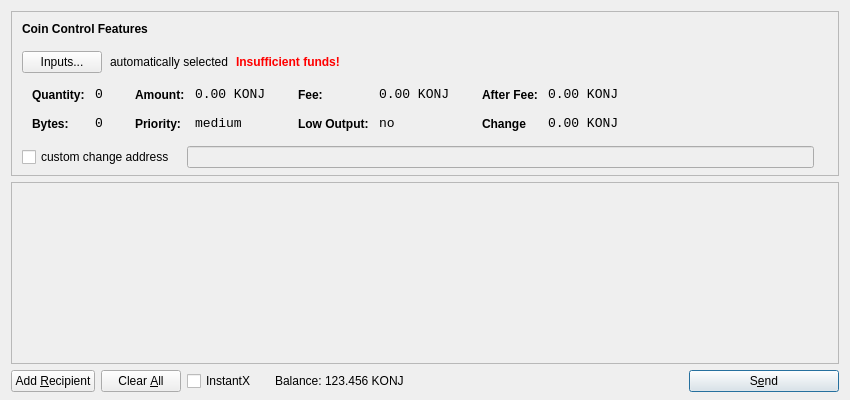
<?xml version="1.0" encoding="UTF-8"?>
<ui version="4.0">
 <class>SendCoinsDialog</class>
 <widget class="QDialog" name="SendCoinsDialog">
  <property name="geometry">
   <rect>
    <x>0</x>
    <y>0</y>
    <width>850</width>
    <height>400</height>
   </rect>
  </property>
  <property name="windowTitle">
   <string>Send Coins</string>
  </property>
  <property name="styleSheet">
   <string notr="true"/>
  </property>
  <layout class="QVBoxLayout" name="verticalLayout" stretch="0,1,0">
   <property name="bottomMargin">
    <number>8</number>
   </property>
   <item>
    <widget class="QFrame" name="frameCoinControl">
     <property name="sizePolicy">
      <sizepolicy hsizetype="Expanding" vsizetype="Expanding">
       <horstretch>0</horstretch>
       <verstretch>0</verstretch>
      </sizepolicy>
     </property>
     <property name="maximumSize">
      <size>
       <width>16777215</width>
       <height>16777215</height>
      </size>
     </property>
     <property name="frameShape">
      <enum>QFrame::StyledPanel</enum>
     </property>
     <property name="frameShadow">
      <enum>QFrame::Sunken</enum>
     </property>
     <layout class="QVBoxLayout" name="verticalLayoutCoinControl2">
      <property name="spacing">
       <number>6</number>
      </property>
      <property name="leftMargin">
       <number>0</number>
      </property>
      <property name="topMargin">
       <number>0</number>
      </property>
      <property name="rightMargin">
       <number>0</number>
      </property>
      <property name="bottomMargin">
       <number>6</number>
      </property>
      <item>
       <layout class="QVBoxLayout" name="verticalLayoutCoinControl" stretch="0,0,0,0,1">
        <property name="spacing">
         <number>0</number>
        </property>
        <property name="leftMargin">
         <number>10</number>
        </property>
        <property name="topMargin">
         <number>10</number>
        </property>
        <item>
         <layout class="QHBoxLayout" name="horizontalLayoutCoinControl1">
          <property name="bottomMargin">
           <number>15</number>
          </property>
          <item>
           <widget class="QLabel" name="labelCoinControlFeatures">
            <property name="sizePolicy">
             <sizepolicy hsizetype="Preferred" vsizetype="Maximum">
              <horstretch>0</horstretch>
              <verstretch>0</verstretch>
             </sizepolicy>
            </property>
            <property name="font">
             <font>
              <weight>75</weight>
              <bold>true</bold>
             </font>
            </property>
            <property name="styleSheet">
             <string notr="true">font-weight:bold;</string>
            </property>
            <property name="text">
             <string>Coin Control Features</string>
            </property>
           </widget>
          </item>
         </layout>
        </item>
        <item>
         <layout class="QHBoxLayout" name="horizontalLayoutCoinControl2" stretch="0,0,0,0">
          <property name="spacing">
           <number>8</number>
          </property>
          <property name="bottomMargin">
           <number>10</number>
          </property>
          <item>
           <widget class="QPushButton" name="pushButtonCoinControl">
            <property name="styleSheet">
             <string notr="true"/>
            </property>
            <property name="text">
             <string>Inputs...</string>
            </property>
           </widget>
          </item>
          <item>
           <widget class="QLabel" name="labelCoinControlAutomaticallySelected">
            <property name="text">
             <string>automatically selected</string>
            </property>
            <property name="margin">
             <number>5</number>
            </property>
           </widget>
          </item>
          <item>
           <widget class="QLabel" name="labelCoinControlInsuffFunds">
            <property name="font">
             <font>
              <weight>75</weight>
              <bold>true</bold>
             </font>
            </property>
            <property name="styleSheet">
             <string notr="true">color:red;font-weight:bold;</string>
            </property>
            <property name="text">
             <string>Insufficient funds!</string>
            </property>
            <property name="margin">
             <number>5</number>
            </property>
           </widget>
          </item>
          <item>
           <spacer name="horizontalSpacerCoinControl">
            <property name="orientation">
             <enum>Qt::Horizontal</enum>
            </property>
            <property name="sizeHint" stdset="0">
             <size>
              <width>40</width>
              <height>1</height>
             </size>
            </property>
           </spacer>
          </item>
         </layout>
        </item>
        <item>
         <widget class="QWidget" name="widgetCoinControl" native="true">
          <property name="sizePolicy">
           <sizepolicy hsizetype="Preferred" vsizetype="Preferred">
            <horstretch>0</horstretch>
            <verstretch>0</verstretch>
           </sizepolicy>
          </property>
          <property name="minimumSize">
           <size>
            <width>0</width>
            <height>0</height>
           </size>
          </property>
          <property name="styleSheet">
           <string notr="true"/>
          </property>
          <layout class="QHBoxLayout" name="horizontalLayoutCoinControl5">
           <property name="leftMargin">
            <number>0</number>
           </property>
           <property name="topMargin">
            <number>0</number>
           </property>
           <property name="rightMargin">
            <number>0</number>
           </property>
           <property name="bottomMargin">
            <number>0</number>
           </property>
           <item>
            <layout class="QHBoxLayout" name="horizontalLayoutCoinControl3" stretch="0,0,0,1">
             <property name="spacing">
              <number>20</number>
             </property>
             <property name="topMargin">
              <number>0</number>
             </property>
             <property name="bottomMargin">
              <number>10</number>
             </property>
             <item>
              <layout class="QFormLayout" name="formLayoutCoinControl1">
               <property name="horizontalSpacing">
                <number>10</number>
               </property>
               <property name="verticalSpacing">
                <number>14</number>
               </property>
               <property name="leftMargin">
                <number>10</number>
               </property>
               <property name="topMargin">
                <number>4</number>
               </property>
               <property name="rightMargin">
                <number>6</number>
               </property>
               <item row="0" column="0">
                <widget class="QLabel" name="labelCoinControlQuantityText">
                 <property name="styleSheet">
                  <string notr="true">font-weight:bold;</string>
                 </property>
                 <property name="text">
                  <string>Quantity:</string>
                 </property>
                 <property name="margin">
                  <number>0</number>
                 </property>
                </widget>
               </item>
               <item row="0" column="1">
                <widget class="QLabel" name="labelCoinControlQuantity">
                 <property name="font">
                  <font>
                   <family>Monospace</family>
                   <pointsize>10</pointsize>
                  </font>
                 </property>
                 <property name="cursor">
                  <cursorShape>IBeamCursor</cursorShape>
                 </property>
                 <property name="contextMenuPolicy">
                  <enum>Qt::ActionsContextMenu</enum>
                 </property>
                 <property name="text">
                  <string>0</string>
                 </property>
                 <property name="margin">
                  <number>0</number>
                 </property>
                 <property name="textInteractionFlags">
                  <set>Qt::LinksAccessibleByMouse|Qt::TextSelectableByKeyboard|Qt::TextSelectableByMouse</set>
                 </property>
                </widget>
               </item>
               <item row="1" column="0">
                <widget class="QLabel" name="labelCoinControlBytesText">
                 <property name="styleSheet">
                  <string notr="true">font-weight:bold;</string>
                 </property>
                 <property name="text">
                  <string>Bytes:</string>
                 </property>
                </widget>
               </item>
               <item row="1" column="1">
                <widget class="QLabel" name="labelCoinControlBytes">
                 <property name="font">
                  <font>
                   <family>Monospace</family>
                   <pointsize>10</pointsize>
                  </font>
                 </property>
                 <property name="cursor">
                  <cursorShape>IBeamCursor</cursorShape>
                 </property>
                 <property name="contextMenuPolicy">
                  <enum>Qt::ActionsContextMenu</enum>
                 </property>
                 <property name="text">
                  <string>0</string>
                 </property>
                 <property name="textInteractionFlags">
                  <set>Qt::LinksAccessibleByMouse|Qt::TextSelectableByKeyboard|Qt::TextSelectableByMouse</set>
                 </property>
                </widget>
               </item>
              </layout>
             </item>
             <item>
              <layout class="QFormLayout" name="formLayoutCoinControl2">
               <property name="horizontalSpacing">
                <number>10</number>
               </property>
               <property name="verticalSpacing">
                <number>14</number>
               </property>
               <property name="leftMargin">
                <number>6</number>
               </property>
               <property name="topMargin">
                <number>4</number>
               </property>
               <property name="rightMargin">
                <number>6</number>
               </property>
               <item row="0" column="0">
                <widget class="QLabel" name="labelCoinControlAmountText">
                 <property name="styleSheet">
                  <string notr="true">font-weight:bold;</string>
                 </property>
                 <property name="text">
                  <string>Amount:</string>
                 </property>
                 <property name="margin">
                  <number>0</number>
                 </property>
                </widget>
               </item>
               <item row="0" column="1">
                <widget class="QLabel" name="labelCoinControlAmount">
                 <property name="font">
                  <font>
                   <family>Monospace</family>
                   <pointsize>10</pointsize>
                  </font>
                 </property>
                 <property name="cursor">
                  <cursorShape>IBeamCursor</cursorShape>
                 </property>
                 <property name="contextMenuPolicy">
                  <enum>Qt::ActionsContextMenu</enum>
                 </property>
                 <property name="text">
                  <string>0.00 KONJ</string>
                 </property>
                 <property name="textInteractionFlags">
                  <set>Qt::LinksAccessibleByMouse|Qt::TextSelectableByKeyboard|Qt::TextSelectableByMouse</set>
                 </property>
                </widget>
               </item>
               <item row="1" column="0">
                <widget class="QLabel" name="labelCoinControlPriorityText">
                 <property name="styleSheet">
                  <string notr="true">font-weight:bold;</string>
                 </property>
                 <property name="text">
                  <string>Priority:</string>
                 </property>
                </widget>
               </item>
               <item row="1" column="1">
                <widget class="QLabel" name="labelCoinControlPriority">
                 <property name="font">
                  <font>
                   <family>Monospace</family>
                   <pointsize>10</pointsize>
                  </font>
                 </property>
                 <property name="cursor">
                  <cursorShape>IBeamCursor</cursorShape>
                 </property>
                 <property name="contextMenuPolicy">
                  <enum>Qt::ActionsContextMenu</enum>
                 </property>
                 <property name="text">
                  <string>medium</string>
                 </property>
                 <property name="textInteractionFlags">
                  <set>Qt::LinksAccessibleByMouse|Qt::TextSelectableByKeyboard|Qt::TextSelectableByMouse</set>
                 </property>
                </widget>
               </item>
              </layout>
             </item>
             <item>
              <layout class="QFormLayout" name="formLayoutCoinControl3">
               <property name="horizontalSpacing">
                <number>10</number>
               </property>
               <property name="verticalSpacing">
                <number>14</number>
               </property>
               <property name="leftMargin">
                <number>6</number>
               </property>
               <property name="topMargin">
                <number>4</number>
               </property>
               <property name="rightMargin">
                <number>6</number>
               </property>
               <item row="0" column="0">
                <widget class="QLabel" name="labelCoinControlFeeText">
                 <property name="styleSheet">
                  <string notr="true">font-weight:bold;</string>
                 </property>
                 <property name="text">
                  <string>Fee:</string>
                 </property>
                 <property name="margin">
                  <number>0</number>
                 </property>
                </widget>
               </item>
               <item row="0" column="1">
                <widget class="QLabel" name="labelCoinControlFee">
                 <property name="font">
                  <font>
                   <family>Monospace</family>
                   <pointsize>10</pointsize>
                  </font>
                 </property>
                 <property name="cursor">
                  <cursorShape>IBeamCursor</cursorShape>
                 </property>
                 <property name="contextMenuPolicy">
                  <enum>Qt::ActionsContextMenu</enum>
                 </property>
                 <property name="text">
                  <string>0.00 KONJ</string>
                 </property>
                 <property name="textInteractionFlags">
                  <set>Qt::LinksAccessibleByMouse|Qt::TextSelectableByKeyboard|Qt::TextSelectableByMouse</set>
                 </property>
                </widget>
               </item>
               <item row="1" column="0">
                <widget class="QLabel" name="labelCoinControlLowOutputText">
                 <property name="styleSheet">
                  <string notr="true">font-weight:bold;</string>
                 </property>
                 <property name="text">
                  <string>Low Output:</string>
                 </property>
                </widget>
               </item>
               <item row="1" column="1">
                <widget class="QLabel" name="labelCoinControlLowOutput">
                 <property name="font">
                  <font>
                   <family>Monospace</family>
                   <pointsize>10</pointsize>
                  </font>
                 </property>
                 <property name="cursor">
                  <cursorShape>IBeamCursor</cursorShape>
                 </property>
                 <property name="contextMenuPolicy">
                  <enum>Qt::ActionsContextMenu</enum>
                 </property>
                 <property name="text">
                  <string>no</string>
                 </property>
                 <property name="textInteractionFlags">
                  <set>Qt::LinksAccessibleByMouse|Qt::TextSelectableByKeyboard|Qt::TextSelectableByMouse</set>
                 </property>
                </widget>
               </item>
              </layout>
             </item>
             <item>
              <layout class="QFormLayout" name="formLayoutCoinControl4">
               <property name="horizontalSpacing">
                <number>10</number>
               </property>
               <property name="verticalSpacing">
                <number>14</number>
               </property>
               <property name="leftMargin">
                <number>6</number>
               </property>
               <property name="topMargin">
                <number>4</number>
               </property>
               <property name="rightMargin">
                <number>6</number>
               </property>
               <item row="0" column="0">
                <widget class="QLabel" name="labelCoinControlAfterFeeText">
                 <property name="styleSheet">
                  <string notr="true">font-weight:bold;</string>
                 </property>
                 <property name="text">
                  <string>After Fee:</string>
                 </property>
                 <property name="margin">
                  <number>0</number>
                 </property>
                </widget>
               </item>
               <item row="0" column="1">
                <widget class="QLabel" name="labelCoinControlAfterFee">
                 <property name="font">
                  <font>
                   <family>Monospace</family>
                   <pointsize>10</pointsize>
                  </font>
                 </property>
                 <property name="cursor">
                  <cursorShape>IBeamCursor</cursorShape>
                 </property>
                 <property name="contextMenuPolicy">
                  <enum>Qt::ActionsContextMenu</enum>
                 </property>
                 <property name="text">
                  <string>0.00 KONJ</string>
                 </property>
                 <property name="textInteractionFlags">
                  <set>Qt::LinksAccessibleByMouse|Qt::TextSelectableByKeyboard|Qt::TextSelectableByMouse</set>
                 </property>
                </widget>
               </item>
               <item row="1" column="0">
                <widget class="QLabel" name="labelCoinControlChangeText">
                 <property name="styleSheet">
                  <string notr="true">font-weight:bold;</string>
                 </property>
                 <property name="text">
                  <string>Change</string>
                 </property>
                </widget>
               </item>
               <item row="1" column="1">
                <widget class="QLabel" name="labelCoinControlChange">
                 <property name="font">
                  <font>
                   <family>Monospace</family>
                   <pointsize>10</pointsize>
                  </font>
                 </property>
                 <property name="cursor">
                  <cursorShape>IBeamCursor</cursorShape>
                 </property>
                 <property name="contextMenuPolicy">
                  <enum>Qt::ActionsContextMenu</enum>
                 </property>
                 <property name="text">
                  <string>0.00 KONJ</string>
                 </property>
                 <property name="textInteractionFlags">
                  <set>Qt::LinksAccessibleByMouse|Qt::TextSelectableByKeyboard|Qt::TextSelectableByMouse</set>
                 </property>
                </widget>
               </item>
              </layout>
             </item>
            </layout>
           </item>
          </layout>
         </widget>
        </item>
        <item>
         <layout class="QHBoxLayout" name="horizontalLayoutCoinControl4" stretch="0,0,0">
          <property name="spacing">
           <number>12</number>
          </property>
          <property name="sizeConstraint">
           <enum>QLayout::SetDefaultConstraint</enum>
          </property>
          <property name="topMargin">
           <number>5</number>
          </property>
          <property name="rightMargin">
           <number>5</number>
          </property>
          <item>
           <widget class="QCheckBox" name="checkBoxCoinControlChange">
            <property name="text">
             <string>custom change address</string>
            </property>
           </widget>
          </item>
          <item>
           <widget class="QLineEdit" name="lineEditCoinControlChange">
            <property name="enabled">
             <bool>false</bool>
            </property>
            <property name="sizePolicy">
             <sizepolicy hsizetype="Expanding" vsizetype="Fixed">
              <horstretch>0</horstretch>
              <verstretch>0</verstretch>
             </sizepolicy>
            </property>
           </widget>
          </item>
          <item>
           <widget class="QLabel" name="labelCoinControlChangeLabel">
            <property name="sizePolicy">
             <sizepolicy hsizetype="Preferred" vsizetype="Expanding">
              <horstretch>0</horstretch>
              <verstretch>0</verstretch>
             </sizepolicy>
            </property>
            <property name="minimumSize">
             <size>
              <width>0</width>
              <height>0</height>
             </size>
            </property>
            <property name="text">
             <string/>
            </property>
            <property name="margin">
             <number>3</number>
            </property>
           </widget>
          </item>
         </layout>
        </item>
        <item>
         <spacer name="verticalSpacerCoinControl">
          <property name="orientation">
           <enum>Qt::Vertical</enum>
          </property>
          <property name="sizeHint" stdset="0">
           <size>
            <width>800</width>
            <height>1</height>
           </size>
          </property>
         </spacer>
        </item>
       </layout>
      </item>
     </layout>
    </widget>
   </item>
   <item>
    <widget class="QScrollArea" name="scrollArea">
     <property name="widgetResizable">
      <bool>true</bool>
     </property>
     <widget class="QWidget" name="scrollAreaWidgetContents">
      <property name="geometry">
       <rect>
        <x>0</x>
        <y>0</y>
        <width>830</width>
        <height>170</height>
       </rect>
      </property>
      <layout class="QVBoxLayout" name="verticalLayout_2">
       <property name="leftMargin">
        <number>0</number>
       </property>
       <property name="topMargin">
        <number>0</number>
       </property>
       <property name="rightMargin">
        <number>0</number>
       </property>
       <property name="bottomMargin">
        <number>0</number>
       </property>
       <item>
        <layout class="QVBoxLayout" name="entries">
         <property name="spacing">
          <number>6</number>
         </property>
        </layout>
       </item>
       <item>
        <spacer name="verticalSpacer">
         <property name="orientation">
          <enum>Qt::Vertical</enum>
         </property>
         <property name="sizeHint" stdset="0">
          <size>
           <width>20</width>
           <height>40</height>
          </size>
         </property>
        </spacer>
       </item>
      </layout>
     </widget>
    </widget>
   </item>
   <item>
    <layout class="QHBoxLayout" name="horizontalLayout">
     <item>
      <widget class="QPushButton" name="addButton">
       <property name="toolTip">
        <string>Send to multiple recipients at once</string>
       </property>
       <property name="text">
        <string>Add &amp;Recipient</string>
       </property>
       <property name="autoDefault">
        <bool>false</bool>
       </property>
      </widget>
     </item>
     <item>
      <widget class="QPushButton" name="clearButton">
       <property name="sizePolicy">
        <sizepolicy hsizetype="Minimum" vsizetype="Fixed">
         <horstretch>0</horstretch>
         <verstretch>0</verstretch>
        </sizepolicy>
       </property>
       <property name="toolTip">
        <string>Remove all transaction fields</string>
       </property>
       <property name="text">
        <string>Clear &amp;All</string>
       </property>
       <property name="autoRepeatDelay">
        <number>300</number>
       </property>
       <property name="autoDefault">
        <bool>false</bool>
       </property>
      </widget>
     </item>
     <item>
      <layout class="QHBoxLayout" name="horizontalLayout_2">
       <property name="spacing">
        <number>3</number>
       </property>
       <item>
        <widget class="QCheckBox" name="checkInstantX">
         <property name="enabled">
          <bool>true</bool>
         </property>
         <property name="minimumSize">
          <size>
           <width>85</width>
           <height>0</height>
          </size>
         </property>
         <property name="text">
          <string>InstantX</string>
         </property>
        </widget>
       </item>
       <item>
        <widget class="QLabel" name="label">
         <property name="sizePolicy">
          <sizepolicy hsizetype="Preferred" vsizetype="Fixed">
           <horstretch>0</horstretch>
           <verstretch>0</verstretch>
          </sizepolicy>
         </property>
         <property name="text">
          <string>Balance:</string>
         </property>
        </widget>
       </item>
       <item>
        <widget class="QLabel" name="labelBalance">
         <property name="sizePolicy">
          <sizepolicy hsizetype="Preferred" vsizetype="Fixed">
           <horstretch>0</horstretch>
           <verstretch>0</verstretch>
          </sizepolicy>
         </property>
         <property name="cursor">
          <cursorShape>IBeamCursor</cursorShape>
         </property>
         <property name="text">
          <string>123.456 KONJ</string>
         </property>
         <property name="textInteractionFlags">
          <set>Qt::LinksAccessibleByMouse|Qt::TextSelectableByKeyboard|Qt::TextSelectableByMouse</set>
         </property>
        </widget>
       </item>
      </layout>
     </item>
     <item>
      <spacer name="horizontalSpacer">
       <property name="orientation">
        <enum>Qt::Horizontal</enum>
       </property>
       <property name="sizeHint" stdset="0">
        <size>
         <width>40</width>
         <height>20</height>
        </size>
       </property>
      </spacer>
     </item>
     <item>
      <widget class="QPushButton" name="sendButton">
       <property name="minimumSize">
        <size>
         <width>150</width>
         <height>0</height>
        </size>
       </property>
       <property name="toolTip">
        <string>Confirm the send action</string>
       </property>
       <property name="text">
        <string>S&amp;end</string>
       </property>
       <property name="icon">
        <iconset resource="../bitcoin.qrc">
         <normaloff>:/icons/send</normaloff>:/icons/send</iconset>
       </property>
       <property name="default">
        <bool>true</bool>
       </property>
      </widget>
     </item>
    </layout>
   </item>
  </layout>
 </widget>
 <resources>
  <include location="../bitcoin.qrc"/>
 </resources>
 <connections/>
</ui>
